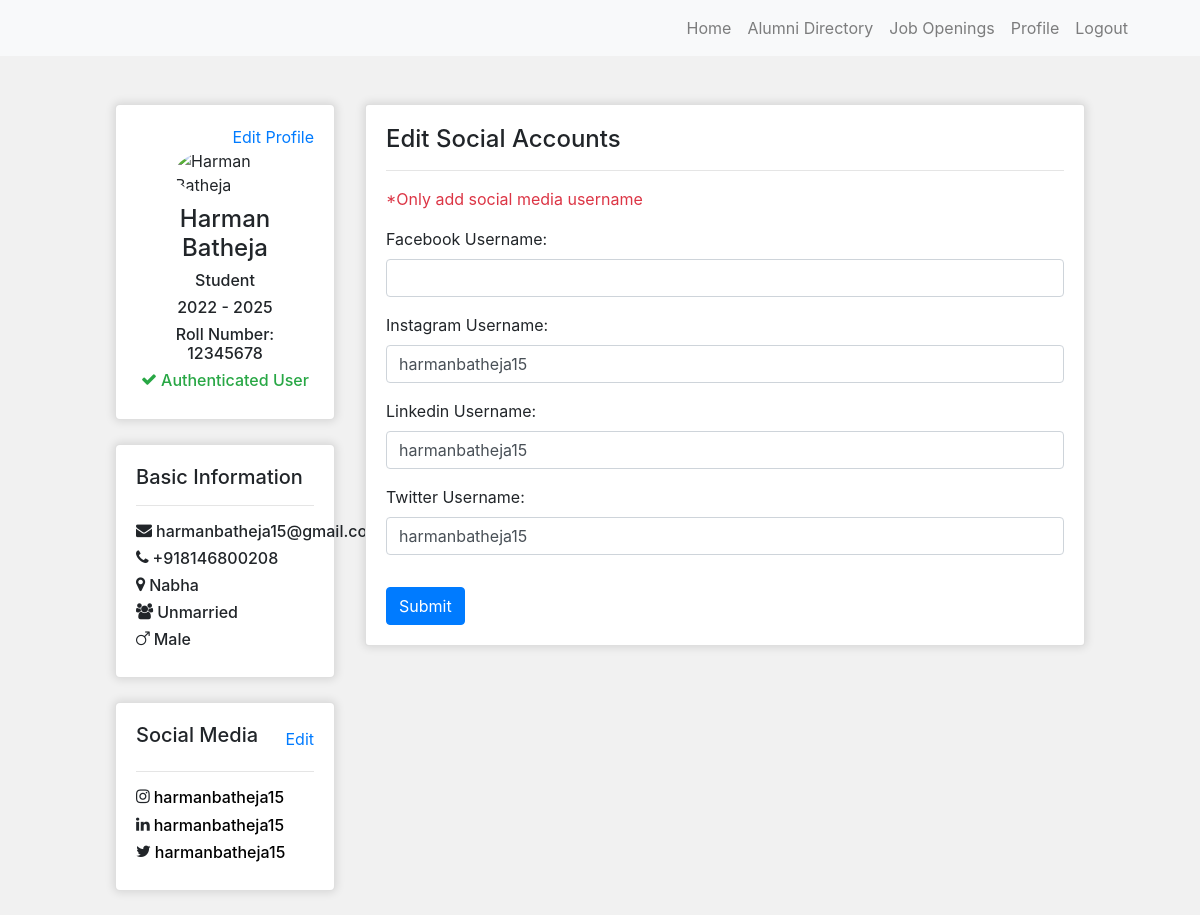
The app's page /editSocialMedia/1/ (signed in) with its own data.
### website/models.py (models this page shows, shortened)
class Account(AbstractBaseUser):
    gender_choices = (
        ('Male', 'Male'),
        ('Female', 'Female'),
    )
    role_choices = (
        ('Alumni', 'Alumni'),
        ('Student', 'Student'),
        ('Faculty', 'Faculty'),
    )
    maritalStatus_choices = (
        ('Married', 'Married'),
        ('Unmarried', 'Unmarried'),
        ('Other', 'Other'),
    )
    phoneVisibility_choices = (
        ('Private', 'Private'),
        ('Public', 'Public'),
    )
    id = models.AutoField(primary_key=True)
    username = None
    name = models.CharField(max_length=200)
    email = models.EmailField(verbose_name="email", max_length=100, unique=True)
    role = models.CharField(choices=role_choices, max_length=100)
    gender = models.CharField(choices=gender_choices, max_length=250)
    maritalStatus = models.CharField(choices=maritalStatus_choices, max_length=100)
    location = models.CharField(max_length=100, unique=False)
    phone = models.CharField(max_length=100, unique=True)
    phoneVisibility = models.CharField(max_length=100, choices=phoneVisibility_choices, default='Private')
    isAuthenticated = models.BooleanField(default=False, blank=True)
    date_joined = models.DateTimeField(verbose_name="date joined", auto_now_add=True)
    last_login = models.DateTimeField(verbose_name="last login", auto_now=True)
    is_admin = models.BooleanField(default=False)
    is_active = models.BooleanField(default=True)
    is_staff = models.BooleanField(default=False)
    is_superuser = models.BooleanField(default=False)
    objects = MyAccountManager()
    USERNAME_FIELD = 'email'
    REQUIRED_FIELDS = ['name', 'role', 'gender', 'maritalStatus', 'location', 'phone']

class BasicInformation(models.Model):
    branch_choices = (
        ('Computer Sci. & Engg.', 'Computer Sci. & Engg.'),
        ('Mechanical Engg.', 'Mechanical Engg.'),
        ('Architectural Asst.', 'Architectural Asst.'),
        ('Civil Engg.', 'Civil Engg.'),
        ('Electrical Engg.', 'Electrical Engg.'),
    )
    id = models.AutoField(primary_key=True)
    user = models.ForeignKey(Account, on_delete=models.CASCADE)
    course = models.CharField(max_length=100, default='Diploma')
    branch = models.CharField(choices=branch_choices, max_length=250)
    joiningYear = models.CharField(max_length=100)
    passingYear = models.CharField(max_length=100)
    rollNo = models.CharField(max_length=100, unique=True)

class SocialMedia(models.Model):
    id = models.AutoField(primary_key=True)
    user = models.ForeignKey(Account, on_delete=models.CASCADE)
    facebook = models.CharField(max_length=500, default='', blank=True)
    instagram = models.CharField(max_length=100, default='', blank=True)
    linkedin = models.CharField(max_length=100, default='', blank=True)
    twitter = models.CharField(max_length=100, default='', blank=True)

### website/views.py (the view)
# urls.py: path('editSocialMedia/<int:socialMedia_id>/', views.editSocialMedia, name="editSocialMedia"),
@login_required(login_url='login')
def editSocialMedia(request, socialMedia_id):
    try:
        socialMedia = get_object_or_404(SocialMedia, id=socialMedia_id)
    except Http404:
        return redirect('/profile/')
    editSocialMedia_form = EditSocialAccountsForm(request.POST or None, instance=socialMedia)
    if editSocialMedia_form.is_valid():
        social = editSocialMedia_form.save(commit=False)
        social.user = request.user
        social.save()
        messages.success(request, 'Social Media Updated successfully!')
        return redirect('/profile/')
    socialAccounts = SocialMedia.objects.filter(user=request.user)
    basicInformation = BasicInformation.objects.filter(user=request.user)
    socialProfiles = SocialMedia.objects.get(id=socialMedia_id)
    if socialProfiles.user != request.user:
        return redirect('/profile/')
    context = {
        'socialMedia': socialMedia,
        'socialAccounts': socialAccounts,
        'editSocialMedia_form': editSocialMedia_form,
        'basicInformation': basicInformation,
    }
    return render(request, 'editSocialMedia.html', context)

### website/forms.py
class EditSocialAccountsForm(forms.ModelForm):
    facebook = forms.CharField(label="Facebook Username", required=False, widget=forms.TextInput(attrs={'class': 'form-control'}))
    instagram = forms.CharField(label="Instagram Username", required=False, widget=forms.TextInput(attrs={'class': 'form-control'}))
    linkedin = forms.CharField(label="Linkedin Username", required=False, widget=forms.TextInput(attrs={'class': 'form-control'}))
    twitter = forms.CharField(label="Twitter Username", required=False, widget=forms.TextInput(attrs={'class': 'form-control'}))
    class Meta:
        model = SocialMedia
        fields = ('facebook', 'instagram', 'linkedin', 'twitter')

### templates/editSocialMedia.html (shortened to what this page needs)
{% extends 'base.html' %}
{% load static %}
{% block content %}
<div class="home container-fluid mt-5">
    <div class="row">
        <div class="col-md-10 col-11 mx-auto">
            <div class="row">
                {% include 'components/profileLeftSide.html' %}
                <div class="col-lg-9 col-md-12">
                    <div class="card">
                        <div class="card-body border-0">
                            <div class="active" id="profile">
                                <h4>Edit Social Accounts</h4>
                                <hr>
                                <p class="text-danger">*Only add social media username</p>
                                <form method="post">
                                    {% for field in editSocialMedia_form %}
                                    <div class="form-group">
                                        <label class="col-form-label p-0 m-0">{{field.label_tag}}</label>
                                        {{field}}
                                    </div>
                                    {% endfor %}
                                    <button type="submit" class="mt-3 btn btn-primary">Submit</button>
                                </form>
                            </div>
                        </div>
                    </div>
                </div>
            </div>
        </div>
    </div>
</div>
{% endblock %}

### templates/components/profileLeftSide.html (shortened to what this page needs)
<div class="col-lg-3 col-md-12 d-md-block">
    <div class="card card-left">
        <div class="card-body">
            <div class="d-flex justify-content-end">
                <a href="/editProfile/">Edit Profile</a>
            </div>
            {% if request.user.is_authenticated %}
            <div class="d-flex justify-content-center pb-2">
                <img src="https://cdn.pixabay.com/photo/2015/10/05/22/37/blank-profile-picture-973460__340.png"
                    alt="{{user.name}}" style="width: 100px; border-radius: 50%;">
            </div>
            <h4 class="text-center">{{user.name}}</h4>
            <h6 class="text-center">{{user.role}}</h6>
            {% for basicInfo in basicInformation %}
            <h6 class="text-center">{{basicInfo.joiningYear}} - {{basicInfo.passingYear}}</h6>
            <h6 class="text-center">Roll Number: {{basicInfo.rollNo}}</h6>
            {% endfor %}
            {% if user.isAuthenticated %}
            <div class="d-flex justify-content-center">
                <i class="fa fa-check pr-1 text-success"></i>
                <h6 class="text-center text-success">Authenticated User</h6>
            </div>
            {% else %}
            <div class="d-flex justify-content-center">
                <i class="fa fa-exclamation-triangle pr-1 text-danger"></i>
                <h6 class="text-center text-danger">Unauthenticated User</h6>
            </div>
            {% endif %}
            {% endif %}
        </div>
    </div>
    <br>
    <div class="card card-left">
        <div class="card-body">
            {% if request.user.is_authenticated %}
            <h5 class="">Basic Information</h5>
            <hr>
            <div class="d-flex">
                <i class="fa fa-envelope pr-1"></i>
                <h6>{{user.email}}</h6>
            </div>
            <div class="d-flex">
                <i class="fa fa-phone pr-1"></i>
                <h6>+{{user.phone}}</h6>
            </div>
            <div class="d-flex">
                <i class="fa fa-map-marker pr-1"></i>
                <h6>{{user.location}}</h6>
            </div>
            <div class="d-flex">
                <i class="fa fa-users pr-1"></i>
                <h6>{{user.maritalStatus}}</h6>
            </div>
            <div class="d-flex">
                <i class="fa fa-mars pr-1"></i>
                <h6>{{user.gender}}</h6>
            </div>
            {% endif %}
        </div>
    </div>
    <br>
    <div class="card card-left">
        <div class="card-body">
            {% if request.user.is_authenticated %}
            <div class="d-flex justify-content-between align-items-center">
                <h5>Social Media</h5>
                {% if socialAccounts %}
                {% for socialAccount in socialAccounts %}
                <a href="/editSocialMedia/{{socialAccount.id}}/">Edit</a>
                {% endfor %}
                {% else %}
                <a href="/addSocialMedia/">Add</a>
                {% endif %}
            </div>
            <hr>
            {% for socialAccount in socialAccounts %}
            {% if socialAccount.instagram %}
            <div class="d-flex">
                <i class="fa fa-instagram pr-1"></i>
                <a href="https://instagram.com/{{socialAccount.instagram}}/" target="_blank" style="color: #000">
                    <h6>{{socialAccount.instagram}}</h6>
                </a>
            </div>
            {% endif %}
            {% if socialAccount.linkedin %}
            <div class="d-flex">
                <i class="fa fa-linkedin pr-1"></i>
                <a href="https://linkedin.com/in/{{socialAccount.linkedin}}/" target="_blank" style="color: #000">
                    <h6>{{socialAccount.linkedin}}</h6>
                </a>
            </div>
            {% endif %}
            {% if socialAccount.twitter %}
            <div class="d-flex">
                <i class="fa fa-twitter pr-1"></i>
                <a href="https://twitter.com/{{socialAccount.twitter}}/" target="_blank" style="color: #000">
                    <h6>{{socialAccount.twitter}}</h6>
                </a>
            </div>
            {% endif %}
            {% endfor %}
            {% endif %}
        </div>
    </div>
    <br>
</div>

### static/style.css (style rules this page uses)
* { margin: 0; padding: 0; box-sizing: border-box; }
body { background: #f1f1f1; }
input, button, textarea, select { box-shadow: none !important; }
.home .card { box-shadow: 0 0 8px 2px rgba(0, 0, 0, 0.1); }
.home .card-left { border-radius: 5px; }

### records on screen
Account: name "Harman Batheja", role "Student", email "harmanbatheja15@gmail.com", phone "918146800208", location "Nabha", maritalStatus "Unmarried", gender "Male"
BasicInformation: joiningYear "2022", passingYear "2025", rollNo "12345678"
SocialMedia: instagram "harmanbatheja15", linkedin "harmanbatheja15", twitter "harmanbatheja15", editSocialMedia_form "harmanbatheja15" "harmanbatheja15" "harmanbatheja15"

### other values on screen
{{ field.label_tag }} "Facebook Username:" "Instagram Username:" "Linkedin Username:" "Twitter Username:"
